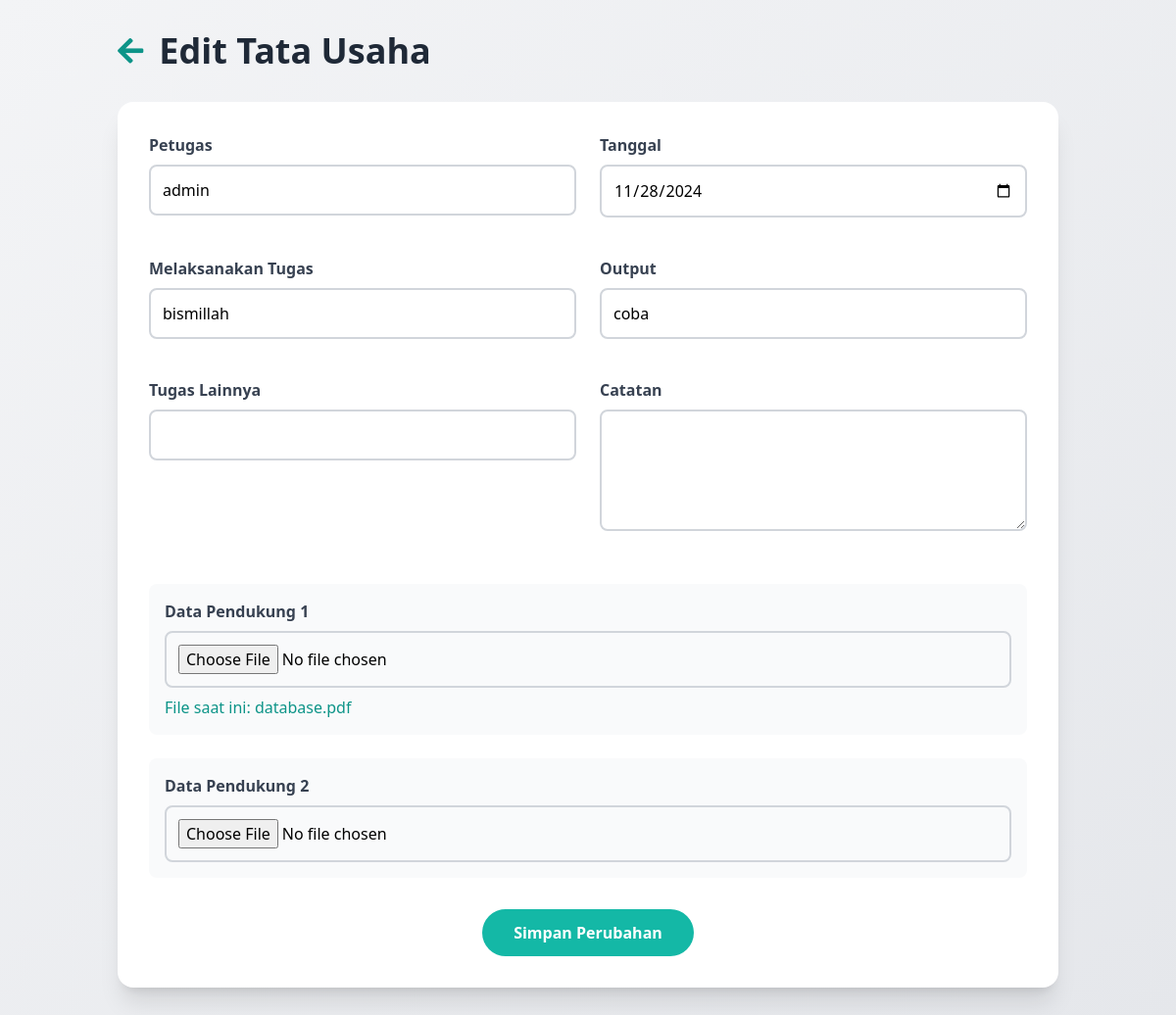
/edit_disetujui1.php?id=2 (signed in), run on the app's committed database.
### tables this page shows
CREATE TABLE `tata_usaha` (
  `id` int(11) NOT NULL,
  `tanggal` date NOT NULL,
  `petugas` varchar(100) NOT NULL,
  `melaksanakan_tugas` text NOT NULL,
  `output` text NOT NULL,
  `tugas_lainnya` text DEFAULT NULL,
  `catatan` text DEFAULT NULL,
  `data_dukung_1` varchar(255) DEFAULT NULL,
  `data_dukung_2` varchar(255) DEFAULT NULL,
  `approved_at` timestamp NULL DEFAULT NULL,
  `approved_by` int(11) DEFAULT NULL,
  `created_at` timestamp NOT NULL DEFAULT current_timestamp(),
  `created_by` int(11) NOT NULL,
  `status` set('belum selesai','sudahselesai','konsep','Menunggu Revisi','Sudah Direvisi','Menunggu Persetujuan') DEFAULT NULL,
  `status_user` varchar(50) DEFAULT NULL,
  `status_approval` enum('belum selesai','sudahselesai','konsep','Menunggu Revisi','Sudah Direvisi','Menunggu Persetujuan') DEFAULT 'belum selesai',
  `updated_at` timestamp NULL DEFAULT NULL ON UPDATE current_timestamp(),
  `user_id` int(11) NOT NULL,
  `catatan_revisi` text DEFAULT NULL
);

### edit_disetujui1.php (the view, shortened to what this page needs)
<?php
$servername = "localhost";
$username = "root";
$password = "";
$dbname = "logbook1";
$conn = new mysqli($servername, $username, $password, $dbname);
if (isset($_GET['id'])) {
    $id = $_GET['id'];
    $result = $conn->query("SELECT t.*, u.role as user_role
                           FROM tata_usaha t
                           LEFT JOIN users u ON t.petugas = u.username
                           WHERE t.id = $id");
    $row = $result->fetch_assoc();
}
$sqlPetugasRole = "SELECT role FROM users WHERE username = ?";
$stmtPetugasRole = $conn->prepare($sqlPetugasRole);
$stmtPetugasRole->bind_param("s", $_SESSION['username']);
$stmtPetugasRole->execute();
$resultPetugasRole = $stmtPetugasRole->get_result();
if ($resultPetugasRole->num_rows > 0) {
    $petugasRole = $resultPetugasRole->fetch_assoc()['role'];
} else {
    $petugasRole = null;
}
$getUserDataQuery = "SELECT t.*, u.role as petugas_role, t.user_id as data_user_id,
                           r.status as revision_status, r.catatan as revision_note
                    FROM tata_usaha t
                    LEFT JOIN users u ON t.petugas = u.username
                    LEFT JOIN revisions r ON t.id = r.task_id
                    WHERE t.id = ?";
$stmtUserData = $conn->prepare($getUserDataQuery);
$stmtUserData->bind_param("i", $id);
$stmtUserData->execute();
$resultUserData = $stmtUserData->get_result();
$userData = $resultUserData->fetch_assoc();
$isOwner = ($_SESSION['user_id'] == $userData['data_user_id']);
$isAdmin = ($petugasRole === 'admin');
?>
<!DOCTYPE html>
<html lang="en">
<head>
    <script src="https://cdn.tailwindcss.com"></script>
    <link rel="stylesheet" href="https://cdnjs.cloudflare.com/ajax/libs/font-awesome/5.15.3/css/all.min.css">
</head>
<body class="bg-gradient-to-br from-gray-100 to-gray-200 min-h-screen">
    <div class="container mx-auto p-8 fade-in">
        <a href="tata_usaha_detail1.php?petugas=<?= urlencode($row['petugas']) ?>"
           class="flex items-center mb-8 hover-scale inline-block">
            <i class="fas fa-arrow-left text-3xl text-teal-600 mr-4"></i>
            <h1 class="text-4xl font-bold text-gray-800">Edit Tata Usaha</h1>
        </a>
        <form method="POST" enctype="multipart/form-data" class="bg-white shadow-xl rounded-2xl p-8 hover-scale">
            <div class="grid grid-cols-1 md:grid-cols-2 gap-6">
                <?php
                $fields = [
                    'petugas' => 'text',
                    'tanggal' => 'date',
                    'melaksanakan_tugas' => 'text',
                    'output' => 'text',
                    'tugas_lainnya' => 'text'
                ];
                foreach($fields as $field => $type): ?>
                    <div class="mb-4">
                        <label class="block text-gray-700 font-semibold mb-2">
                            <?= ucwords(str_replace('_', ' ', $field)) ?>
                        </label>
                        <?php if ($isAdmin): ?>
                            <input type="text"
                                   value="<?= htmlspecialchars($userData[$field]) ?>"
                                   class="input-animation w-full border-2 border-gray-200 rounded-lg p-3 bg-gray-100"
                                   readonly>
                            <input type="hidden" name="<?= $field ?>" value="<?= htmlspecialchars($userData[$field]) ?>">
                        <?php else: ?>
                            <input type="<?= $type ?>"
                                   name="<?= $field ?>"
                                   value="<?= htmlspecialchars($userData[$field]) ?>"
                                   class="input-animation w-full border-2 border-gray-300 rounded-lg p-3 focus:border-teal-500 focus:outline-none"
                                   <?= $type === 'date' ? 'max="' . date('Y-m-d') . '"' : '' ?>>
                        <?php endif; ?>
                    </div>
                <?php endforeach; ?>
                <div class="mb-4">
                    <label class="block text-gray-700 font-semibold mb-2">Catatan</label>
                    <?php if ($isAdmin): ?>
                        <textarea class="input-animation w-full border-2 border-gray-200 rounded-lg p-3 bg-gray-100"
                                  rows="4" readonly><?= htmlspecialchars($userData['catatan']) ?></textarea>
                        <input type="hidden" name="catatan" value="<?= htmlspecialchars($userData['catatan']) ?>">
                    <?php else: ?>
                        <textarea name="catatan"
                                  class="input-animation w-full border-2 border-gray-300 rounded-lg p-3 focus:border-teal-500 focus:outline-none"
                                  rows="4"><?= htmlspecialchars($userData['catatan']) ?></textarea>
                    <?php endif; ?>
                </div>
            </div>
            <?php if (!$isAdmin && $isOwner): ?>
                <div class="mt-8 space-y-6">
                    <div class="p-4 bg-gray-50 rounded-lg">
                        <label class="block text-gray-700 font-semibold mb-2">Data Pendukung 1</label>
                        <input type="file" name="data_dukung_1"
                               class="input-animation w-full border-2 border-gray-300 rounded-lg p-3 focus:border-teal-500 focus:outline-none">
                        <?php if (!empty($userData['data_dukung_1'])): ?>
                            <p class="mt-2 text-teal-600">File saat ini: <?= htmlspecialchars(basename($userData['data_dukung_1'])) ?></p>
                        <?php endif; ?>
                    </div>
                    <div class="p-4 bg-gray-50 rounded-lg">
                        <label class="block text-gray-700 font-semibold mb-2">Data Pendukung 2</label>
                        <input type="file" name="data_dukung_2"
                               class="input-animation w-full border-2 border-gray-300 rounded-lg p-3 focus:border-teal-500 focus:outline-none">
                    </div>
                </div>
            <?php endif; ?>
            <div class="mt-8 text-center space-x-4">
                <button type="submit" name="submit_normal"
                        class="btn-animation bg-teal-500 text-white font-bold py-3 px-8 rounded-full hover:bg-teal-600">
                    Simpan Perubahan
                </button>
            </div>
        </form>
    </div>
</body>
</html>

### edit_disetujui1.php (style rules this page uses)
.fade-in { animation: fadeIn 0.5s ease-in; }
.hover-scale { transition: transform 0.2s; }
.input-animation { transition: all 0.3s ease; }
.btn-animation { transition: all 0.3s ease; }

### data on the page
tata_usaha: petugas "admin", tanggal "11/28/2024", melaksanakan_tugas "bismillah", output "coba", data_dukung_1 "database.pdf"

### other printed values
str_replace('_', ' ', $field) "Petugas"
str_replace('_', ' ', $field) "Tanggal"
str_replace('_', ' ', $field) "Melaksanakan Tugas"
str_replace('_', ' ', $field) "Output"
str_replace('_', ' ', $field) "Tugas Lainnya"
